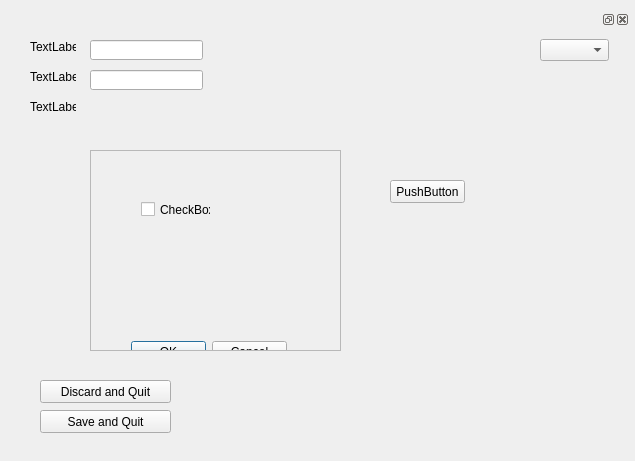
<?xml version="1.0" encoding="UTF-8"?>
<ui version="4.0">
 <class>Form</class>
 <widget class="QWidget" name="Form">
  <property name="geometry">
   <rect>
    <x>0</x>
    <y>0</y>
    <width>635</width>
    <height>461</height>
   </rect>
  </property>
  <property name="windowTitle">
   <string>Form</string>
  </property>
  <widget class="QLabel" name="label">
   <property name="geometry">
    <rect>
     <x>30</x>
     <y>40</y>
     <width>46</width>
     <height>13</height>
    </rect>
   </property>
   <property name="text">
    <string>TextLabel</string>
   </property>
  </widget>
  <widget class="QLabel" name="label_2">
   <property name="geometry">
    <rect>
     <x>30</x>
     <y>70</y>
     <width>46</width>
     <height>13</height>
    </rect>
   </property>
   <property name="text">
    <string>TextLabel</string>
   </property>
  </widget>
  <widget class="QLabel" name="label_3">
   <property name="geometry">
    <rect>
     <x>30</x>
     <y>100</y>
     <width>46</width>
     <height>13</height>
    </rect>
   </property>
   <property name="text">
    <string>TextLabel</string>
   </property>
  </widget>
  <widget class="QPushButton" name="btn_save">
   <property name="geometry">
    <rect>
     <x>40</x>
     <y>410</y>
     <width>131</width>
     <height>23</height>
    </rect>
   </property>
   <property name="text">
    <string>Save and Quit</string>
   </property>
  </widget>
  <widget class="QPushButton" name="btn_discard">
   <property name="geometry">
    <rect>
     <x>40</x>
     <y>380</y>
     <width>131</width>
     <height>23</height>
    </rect>
   </property>
   <property name="text">
    <string>Discard and Quit</string>
   </property>
  </widget>
  <widget class="QLineEdit" name="lineEdit">
   <property name="geometry">
    <rect>
     <x>90</x>
     <y>40</y>
     <width>113</width>
     <height>20</height>
    </rect>
   </property>
  </widget>
  <widget class="QLineEdit" name="lineEdit_2">
   <property name="geometry">
    <rect>
     <x>90</x>
     <y>70</y>
     <width>113</width>
     <height>20</height>
    </rect>
   </property>
  </widget>
  <widget class="QDockWidget" name="dockWidget">
   <property name="geometry">
    <rect>
     <x>510</x>
     <y>10</y>
     <width>120</width>
     <height>80</height>
    </rect>
   </property>
   <widget class="QWidget" name="dockWidgetContents">
    <widget class="QComboBox" name="comboBox">
     <property name="geometry">
      <rect>
       <x>30</x>
       <y>10</y>
       <width>69</width>
       <height>22</height>
      </rect>
     </property>
    </widget>
   </widget>
  </widget>
  <widget class="QStackedWidget" name="stackedWidget">
   <property name="geometry">
    <rect>
     <x>390</x>
     <y>140</y>
     <width>120</width>
     <height>80</height>
    </rect>
   </property>
   <property name="currentIndex">
    <number>0</number>
   </property>
   <widget class="QWidget" name="page">
    <widget class="QPushButton" name="pushButton">
     <property name="geometry">
      <rect>
       <x>0</x>
       <y>40</y>
       <width>75</width>
       <height>23</height>
      </rect>
     </property>
     <property name="text">
      <string>PushButton</string>
     </property>
    </widget>
   </widget>
   <widget class="QWidget" name="page_2">
    <widget class="QDialogButtonBox" name="buttonBox_2">
     <property name="geometry">
      <rect>
       <x>20</x>
       <y>40</y>
       <width>156</width>
       <height>23</height>
      </rect>
     </property>
     <property name="standardButtons">
      <set>QDialogButtonBox::Cancel|QDialogButtonBox::Ok</set>
     </property>
    </widget>
   </widget>
  </widget>
  <widget class="QScrollArea" name="scrollArea">
   <property name="geometry">
    <rect>
     <x>90</x>
     <y>150</y>
     <width>251</width>
     <height>201</height>
    </rect>
   </property>
   <property name="widgetResizable">
    <bool>true</bool>
   </property>
   <widget class="QWidget" name="scrollAreaWidgetContents">
    <property name="geometry">
     <rect>
      <x>0</x>
      <y>0</y>
      <width>249</width>
      <height>199</height>
     </rect>
    </property>
    <widget class="QCheckBox" name="checkBox">
     <property name="geometry">
      <rect>
       <x>50</x>
       <y>50</y>
       <width>70</width>
       <height>17</height>
      </rect>
     </property>
     <property name="text">
      <string>CheckBox</string>
     </property>
    </widget>
    <widget class="QDialogButtonBox" name="buttonBox">
     <property name="geometry">
      <rect>
       <x>40</x>
       <y>190</y>
       <width>156</width>
       <height>23</height>
      </rect>
     </property>
     <property name="standardButtons">
      <set>QDialogButtonBox::Cancel|QDialogButtonBox::Ok</set>
     </property>
    </widget>
   </widget>
  </widget>
 </widget>
 <resources/>
 <connections/>
</ui>
